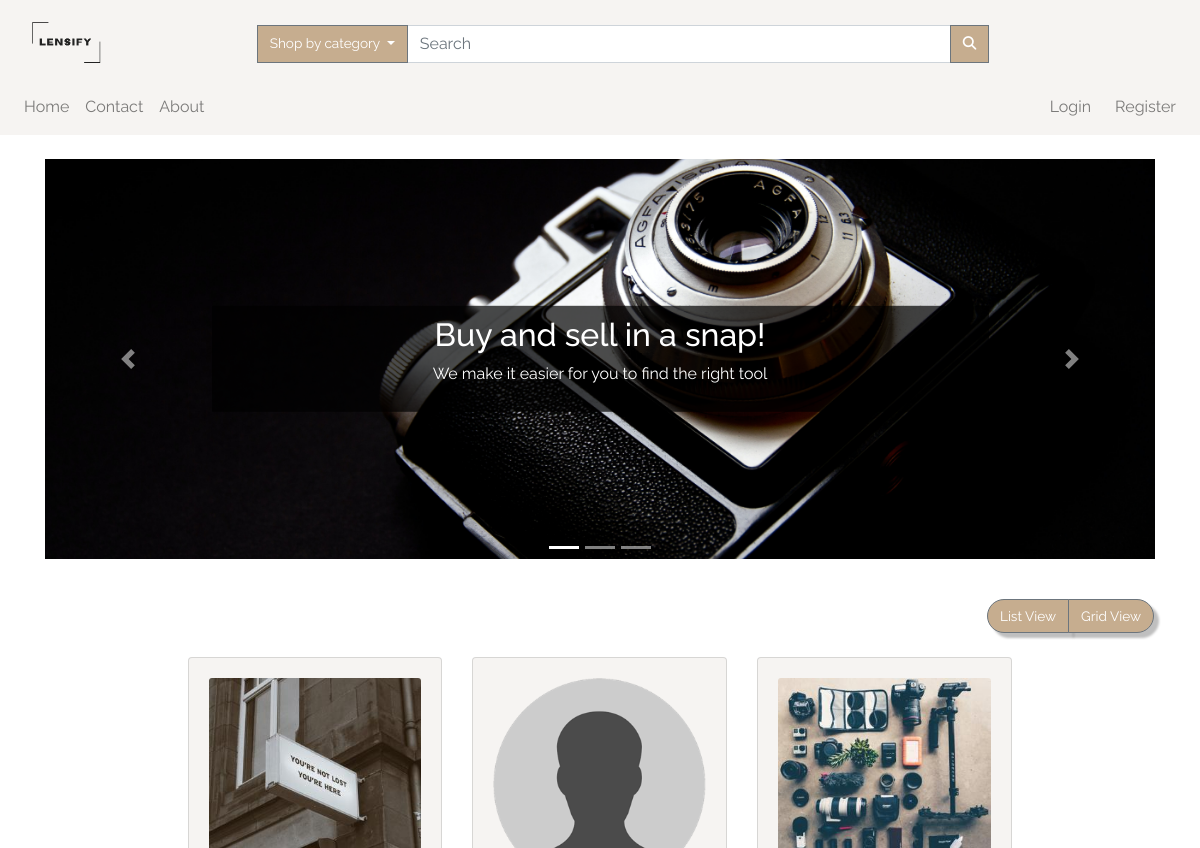
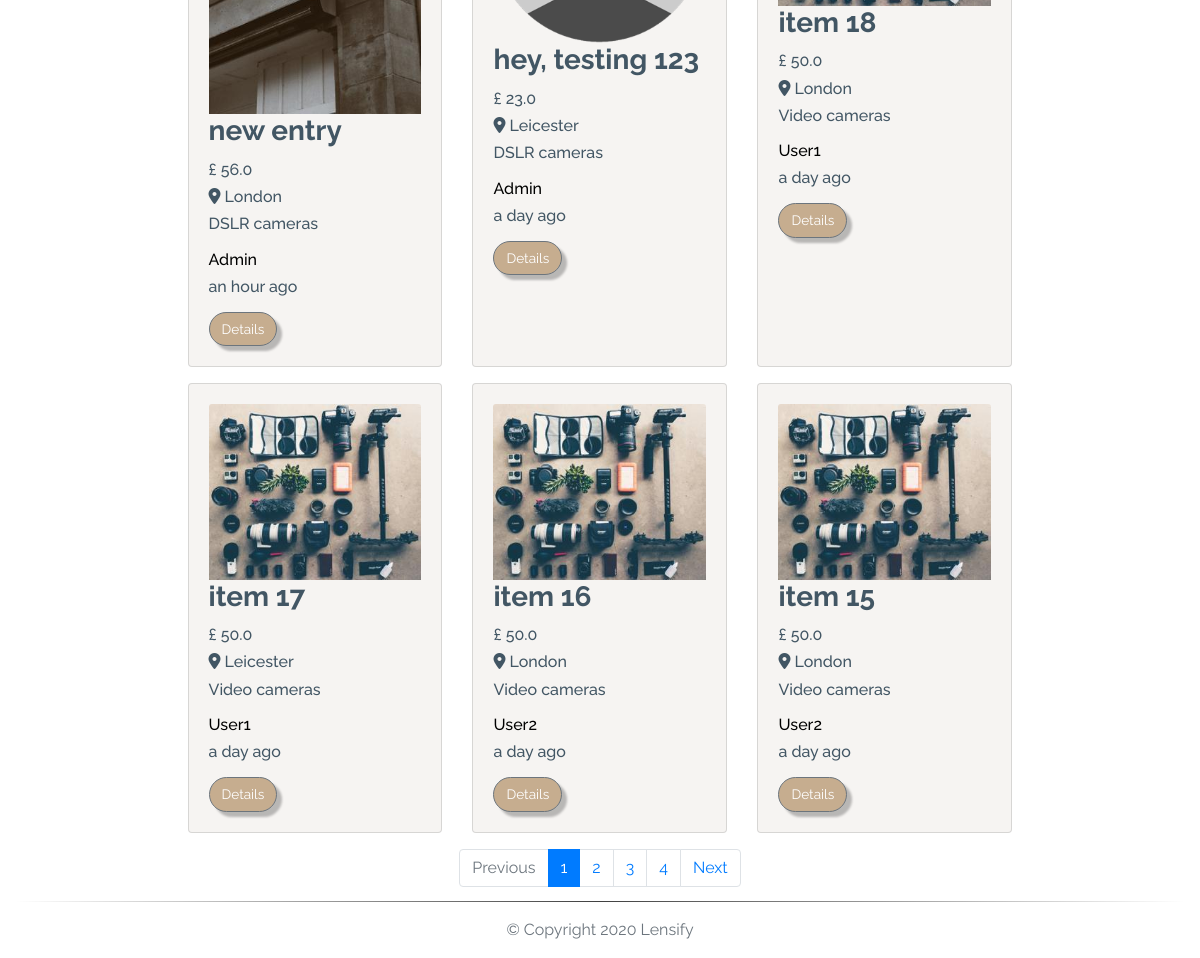
/index, run on the app's committed database (2 pictures, top to bottom).
### app/models.py (models this page shows, shortened)
class TimestampMixin(object):
    created_at = db.Column(db.DateTime, nullable=False,
                           default=datetime.utcnow)
    updated_at = db.Column(db.DateTime, onupdate=datetime.utcnow)

class ItemForSale(db.Model, TimestampMixin):
    __tablename__ = "for_sale"
    id = db.Column(db.Integer, primary_key=True)
    title = db.Column(db.String(100), nullable=False)
    description = db.Column(db.Text, nullable=False)
    quantity = db.Column(db.Integer, nullable=False, default=1)
    condition = db.Column(db.String(50), nullable=False)
    item_city = db.Column(db.String(50), nullable=False)
    price = db.Column(db.Float, nullable=False)
    item_views = db.Column(db.Integer, default=0)
    image_file = db.Column(Json(128), nullable=False,
                           default=['item.jpg'])
    sold = db.Column(db.Boolean, default=False)
    seller_id = db.Column(db.Integer, db.ForeignKey("users.id"))
    category_id = db.Column(db.Integer, db.ForeignKey("categories.id"))

class Category(db.Model, TimestampMixin):
    __tablename__ = "categories"
    id = db.Column(db.Integer, primary_key=True)
    name = db.Column(db.String(30), nullable=False, unique=True)
    item_cat = db.relationship(
        "ItemForSale", backref="category", lazy="dynamic")

class User(db.Model, TimestampMixin, UserMixin):
    __tablename__ = "users"
    id = db.Column(db.Integer, primary_key=True)
    first_name = db.Column(db.String(50), nullable=False)
    last_name = db.Column(db.String(50), nullable=False)
    username = db.Column(db.String(50), unique=True, nullable=False)
    email = db.Column(db.String(115), unique=True, nullable=False)
    image_file = db.Column(db.String(80), nullable=False,
                           default="default.jpg")
    password_hash = db.Column(db.String(60), nullable=False)
    items_for_sale = db.relationship(
        "ItemForSale", backref="seller", lazy="dynamic")
    items_buyer = db.relationship("Order", backref="buyer", lazy="dynamic")
    address = db.relationship(
        "Address", secondary="user_addresses", backref="user", lazy="dynamic"
    )
    followed = db.relationship(
        'User', secondary=followers,
        primaryjoin=(followers.c.follower_id == id),
        secondaryjoin=(followers.c.followed_id == id),
        backref=db.backref('followers', lazy='dynamic'), lazy='dynamic')

### app/routes.py (the view)
@app.route("/")
@app.route("/index")
def index():
    page = request.args.get('page', 1, type=int)
    all_items = ItemForSale.query.order_by(ItemForSale.id.desc()).paginate(
        page, app.config['POSTS_PER_PAGE'], False)
    next_url = url_for('index', page=all_items.next_num) \
        if all_items.has_next else None
    prev_url = url_for('index', page=all_items.prev_num) \
        if all_items.has_prev else None
    return render_template("index.html", all_items=all_items.items, next_url=next_url,
                           prev_url=prev_url, page_num=all_items.iter_pages(), page=page)

### app/models.py (called while the page is built)
    def process_result_value(self, value, dialect):
        return json.loads(value)

### app/routes.py (called while the page is built)
@app.before_request
def before_request():
    if current_user.is_authenticated:
        current_user.updated_at = datetime.utcnow()
        db.session.commit()

@app.context_processor
def inject_categories():
    categories = Category.query.join(
        ItemForSale, (Category.id == ItemForSale.category_id)).all()
    return dict(categories=categories)

### app/templates/index.html (shortened to what this page needs)
{% extends "layout.html" %}
{% block app_content %}
<div class="container-fluid h-100 mt-4">
  <div class="row">
    <div class="col-12 h-100">
      <div class="container-fluid">
        <div class="row justify-content-center mb-4">
          <div class="col-12">
            <div id="slider-animation" class="carousel slide" data-ride="carousel">
              <ul class="carousel-indicators">
                <li data-target="#slider-animation" data-slide-to="0" class="active"></li>
                <li data-target="#slider-animation" data-slide-to="1"></li>
                <li data-target="#slider-animation" data-slide-to="2"></li>
              </ul>
              <div class="carousel-inner">
                <div class="carousel-item active">
                  <img src="{{url_for('.static', filename='img/slider/slider2.jpg')}}" alt="Los Angeles">
                  <div class="text-box">
                    <h2 class="wow slideInRight" data-wow-duration="2s">Buy and sell in a snap!</h2>
                    <p class="wow slideInLeft" data-wow-duration="2s">We make it easier for you to
                      find the right tool</p>
                  </div>
                </div>
              </div>
              <a class="carousel-control-prev" href="#slider-animation" data-slide="prev">
                <span class="carousel-control-prev-icon"></span>
              </a>
              <a class="carousel-control-next" href="#slider-animation" data-slide="next">
                <span class="carousel-control-next-icon"></span>
              </a>
            </div>
          </div>
        </div>
      </div>
      <div class="row ">
        <div class="col-lg-12 my-3">
          <div class="float-right mr-3">
            <div class="btn-group">
              <button class="btn btn-secondary" id="list">
                List View
              </button>
              <button class="btn btn-secondary" id="grid">
                Grid View
              </button>
            </div>
          </div>
        </div>
      </div>
      <div id="products" class="row view-group w-75 mx-auto">
        {% for item in all_items %}
        <div class=" item col-12 col-md-6 col-lg-4 py-2">
          <div class="card custom-bg h-100">
            <div class="card-body">
              <img class="img-fluid card-img-top group list-group-image img-event"
                src="{{url_for('static', filename='img/items/' + item.image_file[0])}}" alt="" />
              <h3 class="card-title list-group-item-heading font-weight-bold ">{{item.title}}</h3>
              <small class="d-block font-weight-bold card-text">
                <h6>£ {{ item.price }}</h6>
              </small>
              <small class="font-weight-bold card-text">
                <h6 class="text-capitalize"><i class="fas fa-map-marker-alt"></i> {{item.item_city}}</h6>
              </small>
              <small class="card-text">
                <h6>{{ item.category.name }}</h6>
              </small>
              <h6 class="card-text mt-3">
                <a href="{{url_for('user', username=item.seller.username)}}">
                  {{ item.seller.username.capitalize() }}
                </a>
              </h6>
              <small class="card-text">
                <h6>{{ moment(item.created_at).fromNow() }}</h6>
              </small>
              <a href="{{url_for('item', item_id=item.id)}}" class="btn btn-secondary mt-2">
                Details
              </a>
            </div>
          </div>
        </div>
        {% endfor %}
      </div>
      <nav aria-label="Page navigation" class="col-12 my-2">
        <ul class="pagination justify-content-center">
          <li class="page-item {% if not prev_url %} disabled {% endif %}">
            <a class="page-link" href="{{ prev_url }}" tabindex="-1">Previous</a>
          </li>
          {% for num in page_num %}
          {% if num %}
          <li class="page-item {% if page == num %} active {% endif %}"><a class="page-link"
              href="{{url_for('index', page=num)}}">{{ num }}</a></li>
          {% else %}
          <span class="page-item ellipsis">…</span>
          {% endif %}
          {% endfor %}
          <li class="page-item {% if not next_url %} disabled {% endif %}">
            <a class="page-link" href="{{ next_url }}">Next</a>
          </li>
        </ul>
      </nav>
    </div>
  </div>
</div>
</div>
{% endblock app_content %}

### app/static/css/styles.css (style rules this page uses)
:root { --main-color: #fff; --second-color: #425664; --third-color: #f6f4f2; --fourth-color: #c6ad8f; }
*, *::before, *::after { margin: 0; padding: 0; box-sizing: border-box; list-style: none; text-decoration: none; }
body, html { background: var(--main-color); min-height: 100vh; width: 100%; color: var(--second-color); font-family: "Raleway", sans-serif; word-break: normal; }
html { position: relative; }
a { color: black; text-decoration: none; cursor: pointer; }
ul { margin: 0; }
P { word-break: break-word; }
.btn { font-size: 85%; white-space: nowrap; }
.btn-secondary { filter: drop-shadow(5px 5px 1px rgba(0, 0, 0, 0.25)); background-color: var(--fourth-color); border-radius: 20px; color: var(--main-color); }
.custom-bg { background-color: var(--third-color); }
.carousel-item { height: 50vh; min-height: 350px; }
.carousel-item img { width: 100%; height: 100%; object-fit: cover; display: block; }
.carousel-item .text-box { background: rgb(0, 0, 0); background: rgba(0, 0, 0, 0.7); padding: 10px; }
.text-box { position: absolute; top: 50%; left: 15%; right: 15%; color: #fff; text-align: center; transform: translateY(-50%); }
.pagination { flex-wrap: wrap; }

### data on the page
ItemForSale: shows a picture, title "new entry", price "56.0", item_city "London", category.name "DSLR cameras", seller.username "Admin", created_at "an hour ago"
ItemForSale: shows a picture, title "hey, testing 123", price "23.0", item_city "Leicester", category.name "DSLR cameras", seller.username "Admin", created_at "a day ago"
ItemForSale: title "item 18", price "50.0", item_city "London", category.name "Video cameras", seller.username "User1", created_at "a day ago"
ItemForSale: title "item 17", price "50.0", item_city "Leicester", category.name "Video cameras", seller.username "User1", created_at "a day ago"
ItemForSale: title "item 16", price "50.0", item_city "London", category.name "Video cameras", seller.username "User2", created_at "a day ago"
ItemForSale: title "item 15", price "50.0", item_city "London", category.name "Video cameras", seller.username "User2", created_at "a day ago"

### other printed values
{{ num }} "1" "2" "3" "4"
